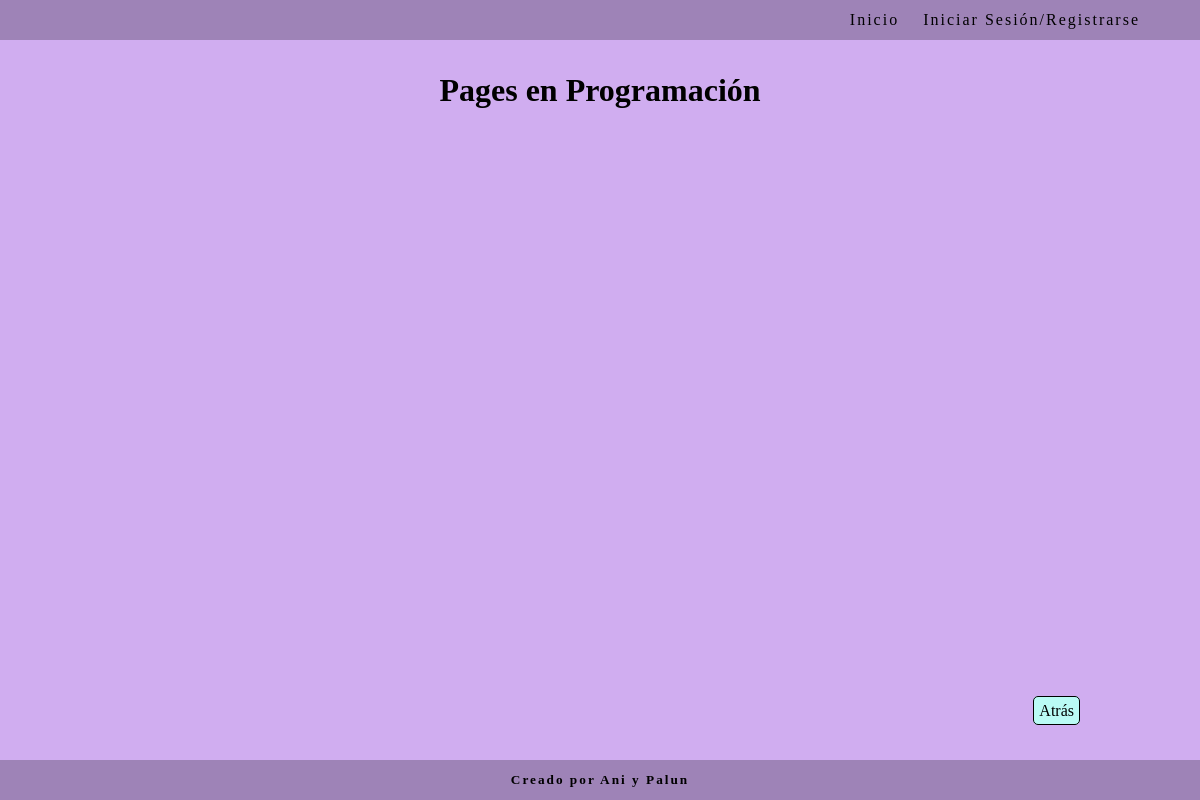
/pagehub/categoria/4/, run on an earlier commit of the app's database.
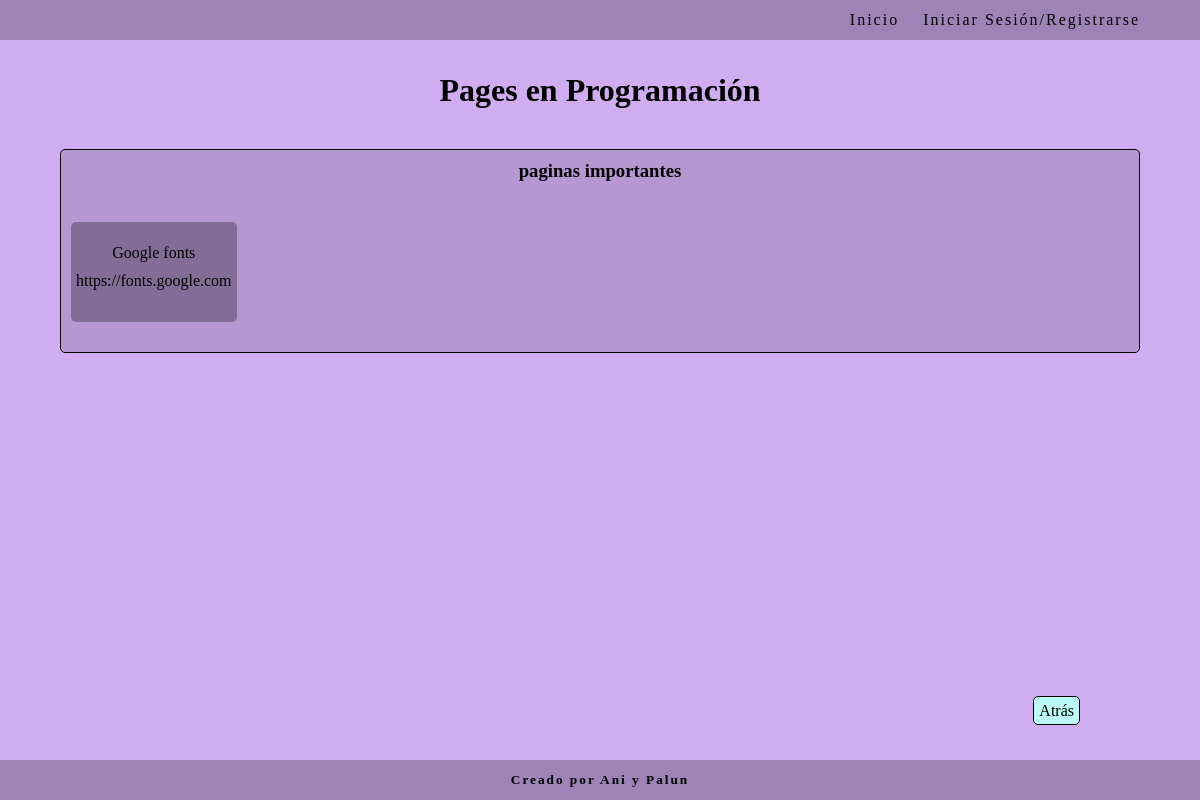
And on a later commit of the database.
### pagehub/models.py (models this page shows, shortened)
class SubCategoria(models.Model):
    categoria_principal = models.ForeignKey(CategoriaPrincipal, on_delete=models.CASCADE, null=True, blank=True, default=None)
    sub_categoria = models.CharField(max_length=50)
    foto = models.ImageField(upload_to='img', null=True, blank=True)
    class Meta:
        verbose_name = 'sub_categoría'
        verbose_name_plural = 'sub_categorías'

class PageHub(models.Model):
    categoria_principal = models.ForeignKey(CategoriaPrincipal, on_delete=models.CASCADE, null=True, blank=True, default=None)
    sub_categoria = models.ForeignKey('SubCategoria', on_delete=models.CASCADE, null=True, blank=True, default=None)
    nombre = models.CharField(max_length=50)
    link = models.CharField(max_length=200)
    foto = models.ImageField(upload_to='img', null=True, blank=True)
    descripcion = models.CharField(max_length=250, blank=True, null=True)
    user = models.ForeignKey(User, on_delete=models.CASCADE, null=True, blank=True)
    class Meta:
        verbose_name = 'Pagehub'
        verbose_name_plural = 'Pageshub'

### pagehub/views.py (the view)
# urls.py: path('categoria/<int:categoria_id>/', categoria_view, name='categoria'),
def categoria_view(request, categoria_id):
    categoria_obj = get_object_or_404(CategoriaPrincipal, id=categoria_id)
    pages_qs = PageHub.objects.filter(categoria_principal=categoria_obj)
    pages_por_subcategoria = {}
    for page in pages_qs:
        if page.sub_categoria:
            sub_nombre = page.sub_categoria.sub_categoria
            sub_foto = page.sub_categoria.foto.url if page.sub_categoria.foto else None
        else:
            sub_nombre = "Sin subcategoría"
            sub_foto = None
        if sub_nombre not in pages_por_subcategoria:
            pages_por_subcategoria[sub_nombre] = {
                'foto': sub_foto,
                'pages': []
            }
        pages_por_subcategoria[sub_nombre]['pages'].append(page)
    return render(request, 'pagehub/categoria.html', {
        'pages_por_subcategoria': pages_por_subcategoria,
        'categoria': categoria_obj.nombre,
        'categoria_foto': categoria_obj.foto,
        'MEDIA_URL': settings.MEDIA_URL
    })

### pagehub/templates/pagehub/categoria.html (shortened to what this page needs)
{% load static %}
<!DOCTYPE html>
<html lang="es">
<head>
    <link rel="stylesheet" href="{% static 'css/style.css' %}">
</head>
<body>
    <nav class="navbar">
        {% include 'core/components/navbar.html' %}
    </nav>
    <main class="contenedor-main">
        <div class="titulo-categoria">
            <h1>Pages en {{ categoria }}</h1>
        </div>
        <div class="pages-contenedor">
            {% for sub_nombre, datos in pages_por_subcategoria.items %}
                <div class="filtro-sub-categoria">
                    <div class="titulo-sub-categoria-contenedor">
                        <h3 class="titulo-sub-categoria">{{ sub_nombre }}</h3>
                    </div>
                    <ul class="pages">
                        {% for page in datos.pages %}
                            <li>
                                {% if page.link %}
                                    <a href="{{ page.link }}" target="_blank" class="page">
                                        <p>{{ page.nombre }}</p>
                                        <p>{{ page.link }}</p>
                                    </a>
                                {% endif %}
                            </li>
                        {% endfor %}
                    </ul>
                </div>
            {% endfor %}
        </div>
        <div class="atras">
            <a href="../../" class="boton-basico">Atrás</a>
        </div>
    </main>
    <footer class="footer">
        {% include 'core/components/footer.html' %}
    </footer>
</body>
</html>

What changed in the data, as far as the page shows it:
added SubCategoria: pages_por_subcategoria "paginas importantes"
added PageHub: nombre "Google fonts", link "https://fonts.google.com"
